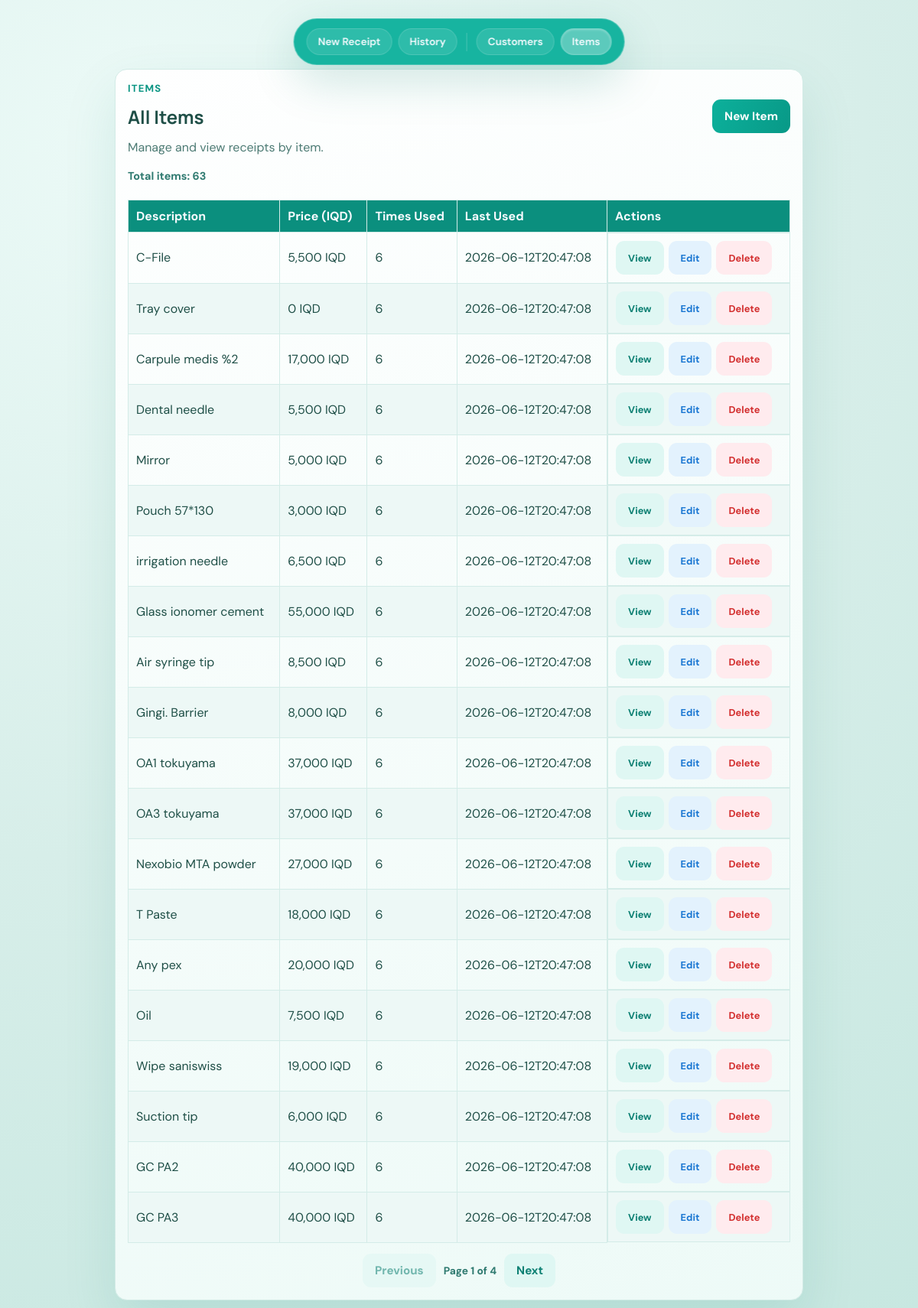
/items (signed in), run on the app's committed database.
### tables this page shows
CREATE TABLE items (
                id INTEGER PRIMARY KEY AUTOINCREMENT,
                description TEXT UNIQUE NOT NULL COLLATE NOCASE,
                price REAL NOT NULL,
                created_at TEXT NOT NULL,
                last_used TEXT,
                times_used INTEGER DEFAULT 1
            );

### app.py (the view)
@app.route("/items")
@require_password
def items_list():
    page, per_page = get_pagination_params(default_per_page=20)
    with get_db() as conn:
        total = conn.execute("SELECT COUNT(*) FROM items").fetchone()[0]
        pagination = make_pagination(total, page, per_page)
        offset = (pagination["page"] - 1) * pagination["per_page"]
        items = conn.execute(
            """
            SELECT description, price, times_used, last_used
            FROM items
            ORDER BY last_used DESC, times_used DESC
            LIMIT ? OFFSET ?
            """,
            (pagination["per_page"], offset),
        ).fetchall()
    return render_template("items.html", items=items, pagination=pagination)

### app.py (called while the page is built)
def get_lan_ip() -> str:
    try:
        s = socket.socket(socket.AF_INET, socket.SOCK_DGRAM)
        s.connect(("8.8.8.8", 80))
        ip = s.getsockname()[0]
        s.close()
        return ip
    except Exception:
        return "127.0.0.1"

def require_password(func):
    @wraps(func)
    def wrapper(*args, **kwargs):
        if not session.get("authenticated"):
            return redirect(url_for("login", next=request.url))
        return func(*args, **kwargs)
    return wrapper

def get_db() -> sqlite3.Connection:
    conn = sqlite3.connect(DB_PATH)
    conn.row_factory = sqlite3.Row
    conn.execute("PRAGMA foreign_keys = ON")
    return conn

def get_pagination_params(default_per_page: int = 20, max_per_page: int = 100) -> tuple[int, int]:
    page_raw = request.args.get("page", "1")
    per_page_raw = request.args.get("per_page", str(default_per_page))
    try:
        page = max(1, int(page_raw))
    except ValueError:
        page = 1
    try:
        per_page = int(per_page_raw)
    except ValueError:
        per_page = default_per_page
    per_page = max(1, min(max_per_page, per_page))
    return page, per_page

def make_pagination(total: int, page: int, per_page: int) -> dict[str, Any]:
    total_pages = max(1, ceil(total / per_page)) if total > 0 else 1
    page = max(1, min(page, total_pages))
    return {
        "total": total,
        "page": page,
        "per_page": per_page,
        "total_pages": total_pages,
        "has_prev": page > 1,
        "has_next": page < total_pages,
        "prev_page": page - 1,
        "next_page": page + 1,
    }

@app.template_filter("iqd")
def format_iqd(value: Any) -> str:
    try:
        amount = int(round(float(value)))
    except (TypeError, ValueError):
        amount = 0
    return f"{amount:,} IQD"

@app.context_processor
def inject_globals():
    return {
        "lan_ip": get_lan_ip(),
        "app_port": int(os.getenv("RECEIPT_PORT", "80")),
    }

### templates/items.html (shortened to what this page needs)
<!doctype html>
<html lang="en">
<head>
  <link rel="stylesheet" href="{{ url_for('static', filename='styles.css') }}" />
</head>
<body>
  <main class="page page-form">
    <section class="form-card">
      <header class="hero">
        <p class="eyebrow">Items</p>
        <div class="hero-actions-row">
          <h1>All Items</h1>
          <a class="button primary" href="{{ url_for('add_item') }}">New Item</a>
        </div>
        <p class="sub">Manage and view receipts by item.</p>
      </header>
      {% if items and items|length > 0 %}
        {% if pagination %}
          <p class="table-total">Total items: {{ pagination.total }}</p>
        {% endif %}
        <div class="table-wrapper">
          <table class="history-table manage-table">
            <thead>
              <tr>
                <th>Description</th>
                <th>Price (IQD)</th>
                <th>Times Used</th>
                <th>Last Used</th>
                <th>Actions</th>
              </tr>
            </thead>
            <tbody>
              {% for item in items %}
                <tr>
                  <td data-label="Description">{{ item.description }}</td>
                  <td data-label="Price">{{ item.price|iqd }}</td>
                  <td data-label="Times Used">{{ item.times_used }}</td>
                  <td data-label="Last Used">{{ item.last_used }}</td>
                  <td class="actions-cell" data-label="Actions">
                    <a href="{{ url_for('item_receipts', item_desc=item.description) }}" class="button ghost" style="font-size: 0.8rem;">View</a>
                    <a href="{{ url_for('edit_item', item_desc=item.description) }}" class="button ghost" style="font-size: 0.8rem; background: #e3f2fd; color: #1976d2;">Edit</a>
                    <form method="post" action="{{ url_for('delete_item', item_desc=item.description) }}" style="display: inline;" onsubmit="return confirm('Delete this item?');">
                      <button type="submit" class="button ghost" style="font-size: 0.8rem; background: #ffebee; color: #d32f2f; border-color: #ffcdd2;">Delete</button>
                    </form>
                  </td>
                </tr>
              {% endfor %}
            </tbody>
          </table>
        </div>
        {% if pagination %}
          <div class="pagination-bar" aria-label="Items pagination">
            {% if pagination.has_prev %}
              <a class="button ghost" href="{{ url_for('items_list', page=pagination.prev_page, per_page=pagination.per_page) }}">Previous</a>
            {% else %}
              <span class="button ghost" aria-disabled="true">Previous</span>
            {% endif %}
            <span class="pagination-info">Page {{ pagination.page }} of {{ pagination.total_pages }}</span>
            {% if pagination.has_next %}
              <a class="button ghost" href="{{ url_for('items_list', page=pagination.next_page, per_page=pagination.per_page) }}">Next</a>
            {% else %}
              <span class="button ghost" aria-disabled="true">Next</span>
            {% endif %}
          </div>
        {% endif %}
      {% else %}
        <p class="empty-note">No items yet. Add your first item.</p>
      {% endif %}
    </section>
  </main>
  <nav class="floating-dock">
    <a href="{{ url_for('index') }}" class="dock-item" title="New Receipt">New Receipt</a>
    <a href="{{ url_for('history') }}" class="dock-item" title="View Receipts">History</a>
    <a href="{{ url_for('customers_list') }}" class="dock-item" title="Manage Customers">Customers</a>
    <a href="{{ url_for('items_list') }}" class="dock-item active" title="Manage Items">Items</a>
  </nav>
</body>
</html>

### static/styles.css (style rules this page uses)
:root { --bg: #d7eee9; --paper: #f7fbff; --ink: #1f4f47; --ink-soft: #4d7b74; --brand-a: #0cb09b; --brand-b: #089987; --line: #d4ece8; }
* { box-sizing: border-box; }
body { margin: 0; font-family: "DM Sans", "Segoe UI", sans-serif; color: var(--ink); background: radial-gradient(circle at 15% 10%, #ecfaf7 0%, var(--bg) 50%, #c6e7e0 100%); }
h1, h2, h3 { margin: 0; font-family: "Manrope", "Trebuchet MS", sans-serif; }
.page { min-height: 100vh; display: grid; place-items: center; padding: 12px; padding-top: 90px; padding-bottom: 80px; }
.form-card, .history-card { width: min(900px, 100%); background: linear-gradient(165deg, rgba(255, 255, 255, 0.96), rgba(239, 251, 248, 0.96)); border: 1px solid #d2ebe6; border-radius: 16px; box-shadow: 0 30px 70px rgba(8, 123, 107, 0.12); padding: 16px; }
.hero { margin-bottom: 18px; }
.hero-actions-row { display: flex; align-items: center; justify-content: space-between; gap: 12px; flex-wrap: wrap; }
.eyebrow { margin: 0 0 6px; font-weight: 700; font-size: 0.82rem; letter-spacing: 0.09em; text-transform: uppercase; color: #0b9583; }
.sub { margin: 8px 0 0; color: var(--ink-soft); }
.button { border: 0; border-radius: 11px; padding: 12px 16px; font: inherit; font-weight: 700; text-decoration: none; cursor: pointer; min-height: 44px; display: inline-flex; align-items: center; justify-content: center; font-size: 0.95rem; transition: all 0.2s ease; }
.button.primary { color: #fff; background: linear-gradient(110deg, var(--brand-a), var(--brand-b)); }
.button.ghost { color: #0b7f72; background: #dff7f3; }
table { width: 100%; border-collapse: collapse; margin-top: 12px; }
.table-wrapper { width: 100%; overflow-x: auto; -webkit-overflow-scrolling: touch; }
.history-table { min-width: 720px; }
.actions-cell { display: flex; gap: 6px; flex-wrap: wrap; align-items: center; }
.actions-cell form { margin: 0; }
.pagination-bar { margin-top: 14px; display: flex; align-items: center; justify-content: center; gap: 10px; flex-wrap: wrap; }
.table-total { margin: 6px 0 10px; font-size: 0.9rem; font-weight: 700; color: #2f7a70; }
.pagination-info { font-size: 0.86rem; font-weight: 700; color: #2f7a70; }
.pagination-bar .button[aria-disabled="true"] { opacity: 0.55; pointer-events: none; }
thead { background: #0b8f7e; color: #f7fbff; }
th, td { padding: 10px; border: 1px solid var(--line); text-align: left; }
tbody tr:nth-child(even) { background: #edf8f6; }
.floating-dock { position: fixed; top: 24px; left: 50%; transform: translateX(-50%); display: flex; align-items: center; justify-content: flex-start; gap: 8px; width: max-content; max-width: calc(100vw - 20px); background: rgba(12, 176, 155, 0.95); backdrop-filter: blur(16px); border-radius: 60px; padding: 12px 16px; box-shadow: 0 20px 60px rgba(8, 123, 107, 0.2); z-index: 1000; border: 1px solid rgba(255, 255, 255, 0.2); animation: slideDown 0.4s ease-out; transition: transform 0.25s ease, opacity 0.2s ease; overflow-x: auto; overflow-y: hidden; -webkit-overflow-scrolling: touch; scrollbar-width: none; }
.dock-item { display: flex; flex: 0 0 auto; align-items: center; justify-content: center; padding: 8px 14px; border-radius: 40px; text-decoration: none; color: #f7fbff; font-size: 0.85rem; font-weight: 600; transition: all 0.2s ease; white-space: nowrap; cursor: pointer; background: rgba(255, 255, 255, 0.1); border: 1px solid rgba(255, 255, 255, 0.15); }
.dock-item.active { background: rgba(255, 255, 255, 0.3); box-shadow: inset 0 1px 3px rgba(255, 255, 255, 0.3); }

### data on the page
items: description "C-File", price|iqd "5,500 IQD", times_used "6", last_used "2026-06-12T20:47:08"
items: description "Tray cover", price|iqd "0 IQD", times_used "6", last_used "2026-06-12T20:47:08"
items: description "Carpule medis %2", price|iqd "17,000 IQD", times_used "6", last_used "2026-06-12T20:47:08"
items: description "Dental needle", price|iqd "5,500 IQD", times_used "6", last_used "2026-06-12T20:47:08"
items: description "Mirror", price|iqd "5,000 IQD", times_used "6", last_used "2026-06-12T20:47:08"
items: description "Pouch 57*130", price|iqd "3,000 IQD", times_used "6", last_used "2026-06-12T20:47:08"
items: description "irrigation needle", price|iqd "6,500 IQD", times_used "6", last_used "2026-06-12T20:47:08"
items: description "Glass ionomer cement", price|iqd "55,000 IQD", times_used "6", last_used "2026-06-12T20:47:08"
items: description "Air syringe tip", price|iqd "8,500 IQD", times_used "6", last_used "2026-06-12T20:47:08"
items: description "Gingi. Barrier", price|iqd "8,000 IQD", times_used "6", last_used "2026-06-12T20:47:08"
items: description "OA1 tokuyama", price|iqd "37,000 IQD", times_used "6", last_used "2026-06-12T20:47:08"
items: description "OA3 tokuyama", price|iqd "37,000 IQD", times_used "6", last_used "2026-06-12T20:47:08"
items: description "Nexobio MTA powder", price|iqd "27,000 IQD", times_used "6", last_used "2026-06-12T20:47:08"
items: description "T Paste", price|iqd "18,000 IQD", times_used "6", last_used "2026-06-12T20:47:08"
items: description "Any pex", price|iqd "20,000 IQD", times_used "6", last_used "2026-06-12T20:47:08"
items: description "Oil", price|iqd "7,500 IQD", times_used "6", last_used "2026-06-12T20:47:08"
items: description "Wipe saniswiss", price|iqd "19,000 IQD", times_used "6", last_used "2026-06-12T20:47:08"
items: description "Suction tip", price|iqd "6,000 IQD", times_used "6", last_used "2026-06-12T20:47:08"
items: description "GC PA2", price|iqd "40,000 IQD", times_used "6", last_used "2026-06-12T20:47:08"
items: description "GC PA3", price|iqd "40,000 IQD", times_used "6", last_used "2026-06-12T20:47:08"

### other printed values
{{ pagination.total }} "63"
{{ pagination.page }} "1"
{{ pagination.total_pages }} "4"
